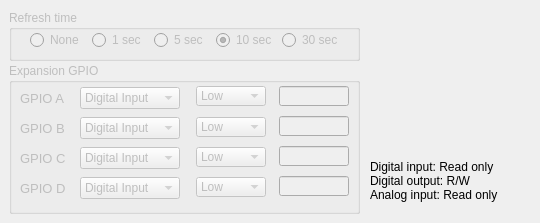
    <widget class="QWidget" name="etc_tab">
     <attribute name="title">
      <string>Options</string>
     </attribute>
     <widget class="QGroupBox" name="exp_gpio">
      <property name="enabled">
       <bool>false</bool>
      </property>
      <property name="geometry">
       <rect>
        <x>9</x>
        <y>63</y>
        <width>351</width>
        <height>151</height>
       </rect>
      </property>
      <property name="title">
       <string>Expansion GPIO</string>
      </property>
      <widget class="QComboBox" name="gpiod_config">
       <property name="geometry">
        <rect>
         <x>71</x>
         <y>114</y>
         <width>100</width>
         <height>22</height>
        </rect>
       </property>
       <item>
        <property name="text">
         <string>Digital Input</string>
        </property>
       </item>
       <item>
        <property name="text">
         <string>Digital Output</string>
        </property>
       </item>
       <item>
        <property name="text">
         <string>Analog Input</string>
        </property>
       </item>
      </widget>
      <widget class="QComboBox" name="gpiob_config">
       <property name="geometry">
        <rect>
         <x>71</x>
         <y>54</y>
         <width>100</width>
         <height>22</height>
        </rect>
       </property>
       <item>
        <property name="text">
         <string>Digital Input</string>
        </property>
       </item>
       <item>
        <property name="text">
         <string>Digital Output</string>
        </property>
       </item>
       <item>
        <property name="text">
         <string>Analog Input</string>
        </property>
       </item>
      </widget>
      <widget class="QComboBox" name="gpioa_config">
       <property name="geometry">
        <rect>
         <x>71</x>
         <y>24</y>
         <width>100</width>
         <height>22</height>
        </rect>
       </property>
       <item>
        <property name="text">
         <string>Digital Input</string>
        </property>
       </item>
       <item>
        <property name="text">
         <string>Digital Output</string>
        </property>
       </item>
       <item>
        <property name="text">
         <string>Analog Input</string>
        </property>
       </item>
      </widget>
      <widget class="QLabel" name="label_2">
       <property name="geometry">
        <rect>
         <x>11</x>
         <y>54</y>
         <width>56</width>
         <height>22</height>
        </rect>
       </property>
       <property name="font">
        <font>
         <pointsize>10</pointsize>
        </font>
       </property>
       <property name="text">
        <string>GPIO B</string>
       </property>
      </widget>
      <widget class="QLabel" name="label_4">
       <property name="geometry">
        <rect>
         <x>11</x>
         <y>114</y>
         <width>56</width>
         <height>22</height>
        </rect>
       </property>
       <property name="font">
        <font>
         <pointsize>10</pointsize>
        </font>
       </property>
       <property name="text">
        <string>GPIO D</string>
       </property>
      </widget>
      <widget class="QLabel" name="label_3">
       <property name="geometry">
        <rect>
         <x>11</x>
         <y>84</y>
         <width>56</width>
         <height>22</height>
        </rect>
       </property>
       <property name="font">
        <font>
         <pointsize>10</pointsize>
        </font>
       </property>
       <property name="text">
        <string>GPIO C</string>
       </property>
      </widget>
      <widget class="QLabel" name="label">
       <property name="geometry">
        <rect>
         <x>11</x>
         <y>24</y>
         <width>56</width>
         <height>22</height>
        </rect>
       </property>
       <property name="font">
        <font>
         <pointsize>10</pointsize>
        </font>
       </property>
       <property name="text">
        <string>GPIO A</string>
       </property>
      </widget>
      <widget class="QComboBox" name="gpioc_config">
       <property name="geometry">
        <rect>
         <x>71</x>
         <y>84</y>
         <width>100</width>
         <height>22</height>
        </rect>
       </property>
       <item>
        <property name="text">
         <string>Digital Input</string>
        </property>
       </item>
       <item>
        <property name="text">
         <string>Digital Output</string>
        </property>
       </item>
       <item>
        <property name="text">
         <string>Analog Input</string>
        </property>
       </item>
      </widget>
      <widget class="QLineEdit" name="gpiob_get">
       <property name="geometry">
        <rect>
         <x>270</x>
         <y>53</y>
         <width>70</width>
         <height>20</height>
        </rect>
       </property>
       <property name="inputMask">
        <string notr="true"/>
       </property>
       <property name="text">
        <string notr="true"/>
       </property>
       <property name="maxLength">
        <number>4</number>
       </property>
       <property name="frame">
        <bool>true</bool>
       </property>
       <property name="alignment">
        <set>Qt::AlignCenter</set>
       </property>
       <property name="dragEnabled">
        <bool>true</bool>
       </property>
       <property name="readOnly">
        <bool>true</bool>
       </property>
      </widget>
      <widget class="QLineEdit" name="gpioa_get">
       <property name="geometry">
        <rect>
         <x>270</x>
         <y>23</y>
         <width>70</width>
         <height>20</height>
        </rect>
       </property>
       <property name="minimumSize">
        <size>
         <width>70</width>
         <height>20</height>
        </size>
       </property>
       <property name="maximumSize">
        <size>
         <width>70</width>
         <height>20</height>
        </size>
       </property>
       <property name="inputMask">
        <string notr="true"/>
       </property>
       <property name="text">
        <string notr="true"/>
       </property>
       <property name="maxLength">
        <number>4</number>
       </property>
       <property name="frame">
        <bool>true</bool>
       </property>
       <property name="alignment">
        <set>Qt::AlignCenter</set>
       </property>
       <property name="dragEnabled">
        <bool>true</bool>
       </property>
       <property name="readOnly">
        <bool>true</bool>
       </property>
      </widget>
      <widget class="QLineEdit" name="gpiod_get">
       <property name="geometry">
        <rect>
         <x>270</x>
         <y>113</y>
         <width>70</width>
         <height>20</height>
        </rect>
       </property>
       <property name="inputMask">
        <string notr="true"/>
       </property>
       <property name="text">
        <string notr="true"/>
       </property>
       <property name="maxLength">
        <number>4</number>
       </property>
       <property name="frame">
        <bool>true</bool>
       </property>
       <property name="alignment">
        <set>Qt::AlignCenter</set>
       </property>
       <property name="dragEnabled">
        <bool>true</bool>
       </property>
       <property name="readOnly">
        <bool>true</bool>
       </property>
      </widget>
      <widget class="QLineEdit" name="gpioc_get">
       <property name="geometry">
        <rect>
         <x>270</x>
         <y>83</y>
         <width>70</width>
         <height>20</height>
        </rect>
       </property>
       <property name="inputMask">
        <string notr="true"/>
       </property>
       <property name="text">
        <string notr="true"/>
       </property>
       <property name="maxLength">
        <number>4</number>
       </property>
       <property name="frame">
        <bool>true</bool>
       </property>
       <property name="alignment">
        <set>Qt::AlignCenter</set>
       </property>
       <property name="dragEnabled">
        <bool>true</bool>
       </property>
       <property name="readOnly">
        <bool>true</bool>
       </property>
      </widget>
      <widget class="QComboBox" name="gpioa_set">
       <property name="geometry">
        <rect>
         <x>187</x>
         <y>23</y>
         <width>70</width>
         <height>20</height>
        </rect>
       </property>
       <item>
        <property name="text">
         <string>Low</string>
        </property>
       </item>
       <item>
        <property name="text">
         <string>High</string>
        </property>
       </item>
      </widget>
      <widget class="QComboBox" name="gpiob_set">
       <property name="geometry">
        <rect>
         <x>187</x>
         <y>54</y>
         <width>70</width>
         <height>20</height>
        </rect>
       </property>
       <item>
        <property name="text">
         <string>Low</string>
        </property>
       </item>
       <item>
        <property name="text">
         <string>High</string>
        </property>
       </item>
      </widget>
      <widget class="QComboBox" name="gpioc_set">
       <property name="geometry">
        <rect>
         <x>187</x>
         <y>84</y>
         <width>70</width>
         <height>20</height>
        </rect>
       </property>
       <item>
        <property name="text">
         <string>Low</string>
        </property>
       </item>
       <item>
        <property name="text">
         <string>High</string>
        </property>
       </item>
      </widget>
      <widget class="QComboBox" name="gpiod_set">
       <property name="geometry">
        <rect>
         <x>187</x>
         <y>114</y>
         <width>70</width>
         <height>20</height>
        </rect>
       </property>
       <item>
        <property name="text">
         <string>Low</string>
        </property>
       </item>
       <item>
        <property name="text">
         <string>High</string>
        </property>
       </item>
      </widget>
     </widget>
     <widget class="QLabel" name="label_5">
      <property name="geometry">
       <rect>
        <x>370</x>
        <y>150</y>
        <width>161</width>
        <height>61</height>
       </rect>
      </property>
      <property name="text">
       <string>Digital input: Read only
Digital output: R/W
Analog input: Read only</string>
      </property>
     </widget>
     <widget class="QGroupBox" name="refresh_grp">
      <property name="enabled">
       <bool>false</bool>
      </property>
      <property name="geometry">
       <rect>
        <x>9</x>
        <y>10</y>
        <width>351</width>
        <height>51</height>
       </rect>
      </property>
      <property name="title">
       <string>Refresh time</string>
      </property>
      <widget class="QWidget" name="">
       <property name="geometry">
        <rect>
         <x>21</x>
         <y>20</y>
         <width>311</width>
         <height>21</height>
        </rect>
       </property>
       <layout class="QHBoxLayout" name="horizontalLayout_11">
        <property name="spacing">
         <number>8</number>
        </property>
        <item>
         <widget class="QRadioButton" name="refresh_no">
          <property name="text">
           <string>None</string>
          </property>
          <property name="checked">
           <bool>false</bool>
          </property>
         </widget>
        </item>
        <item>
         <widget class="QRadioButton" name="refresh_1s">
          <property name="text">
           <string>1 sec</string>
          </property>
          <property name="checked">
           <bool>false</bool>
          </property>
         </widget>
        </item>
        <item>
         <widget class="QRadioButton" name="refresh_5s">
          <property name="text">
           <string>5 sec</string>
          </property>
          <property name="checked">
           <bool>false</bool>
          </property>
         </widget>
        </item>
        <item>
         <widget class="QRadioButton" name="refresh_10s">
          <property name="text">
           <string>10 sec</string>
          </property>
          <property name="checked">
           <bool>true</bool>
          </property>
         </widget>
        </item>
        <item>
         <widget class="QRadioButton" name="refresh_30s">
          <property name="text">
           <string>30 sec</string>
          </property>
         </widget>
        </item>
       </layout>
      </widget>
     </widget>
    </widget>
